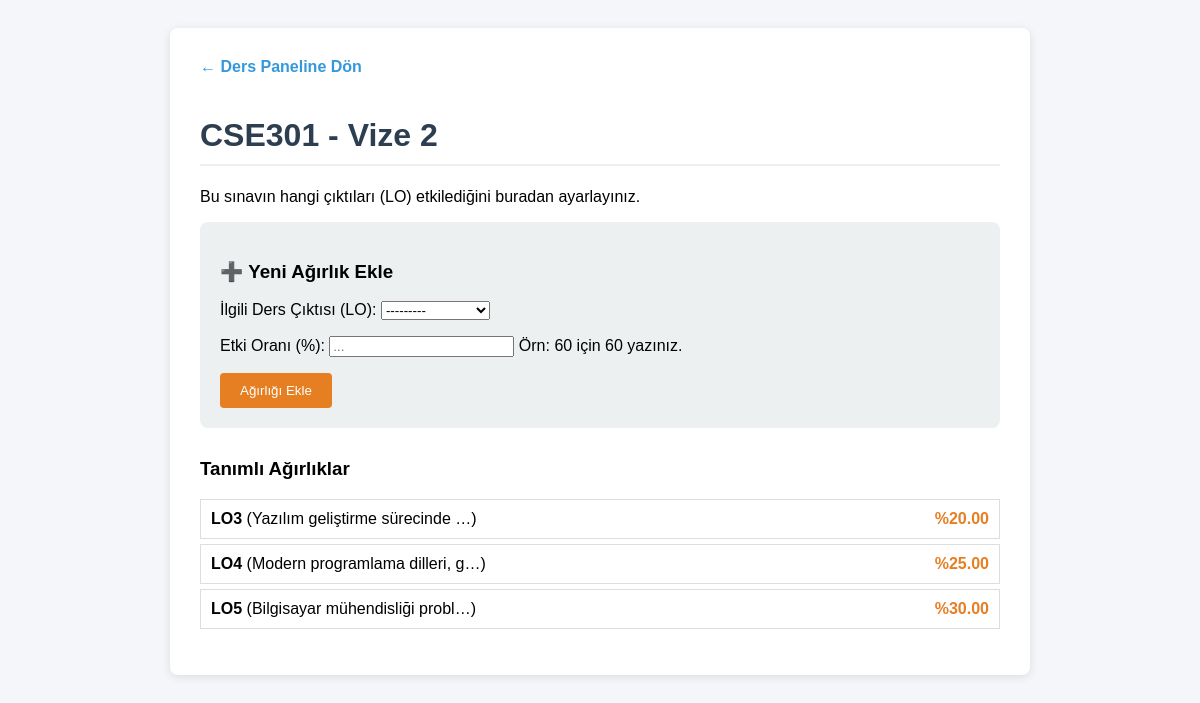
Page /assessment/16/ (signed in) on the committed database.
### academic/models.py (models this page shows, shortened)
class Assessment(models.Model):
    course = models.ForeignKey(Course, on_delete=models.CASCADE)
    name = models.CharField(max_length=100)  # Örn: Midterm 1
    date = models.DateField(auto_now_add=True)
    weight = models.IntegerField(
        default=0, help_text="Genel not ortalamasına etkisi (%)"
    )

class Course(models.Model):
    teacher = models.ForeignKey(
        User, on_delete=models.SET_NULL, null=True, blank=True, related_name="courses"
    )
    code = models.CharField(max_length=20)
    name = models.CharField(max_length=100)
    semester = models.ForeignKey(Semester, on_delete=models.CASCADE)

class AssessmentWeight(models.Model):
    assessment = models.ForeignKey(Assessment, on_delete=models.CASCADE)
    learning_outcome = models.ForeignKey(LearningOutcome, on_delete=models.CASCADE)
    percentage = models.DecimalField(
        max_digits=5, decimal_places=2, help_text="Örn: 60 için 60 yazınız."
    )

class LearningOutcome(models.Model):
    course = models.ForeignKey(Course, on_delete=models.CASCADE)
    code = models.CharField(max_length=10)  # Örn: LO1
    description = models.TextField()
    program_outcomes = models.ManyToManyField(ProgramOutcome, through="OutcomeMapping")
    def __str__(self):
        return f"{self.course.code} - {self.code}"

### academic/views.py (the view)
@login_required
@user_passes_test(is_teacher)
def assessment_detail(request, assessment_id):
    assessment = get_object_or_404(Assessment, id=assessment_id)
    weights = AssessmentWeight.objects.filter(assessment=assessment)
    if request.method == "POST":
        form = AssessmentWeightForm(request.POST)
        if form.is_valid():
            weight = form.save(commit=False)
            weight.assessment = assessment
            weight.save()
            return redirect("assessment_detail", assessment_id=assessment.id)
    else:
        form = AssessmentWeightForm()
    form.fields["learning_outcome"].queryset = LearningOutcome.objects.filter(
        course=assessment.course
    )
    return render(
        request,
        "assessment_detail.html",
        {"assessment": assessment, "weights": weights, "form": form},
    )

### academic/forms.py
class AssessmentWeightForm(forms.ModelForm):
    class Meta:
        model = AssessmentWeight
        fields = ["learning_outcome", "percentage"]
        labels = {
            "learning_outcome": "İlgili Ders Çıktısı (LO)",
            "percentage": "Etki Oranı (%)",
        }
    def __init__(self, *args, **kwargs):
        super().__init__(*args, **kwargs)
        for field in self.fields:
            self.fields[field].widget.attrs.update(
                {"class": "form-control", "placeholder": "..."}
            )

### academic/views.py (called while the page is built)
def is_teacher(user):
    return (
        user.groups.filter(name__in=["Öğretmen", "Bölüm Başkanı"]).exists()
        or user.is_superuser
    )

### academic/templates/assessment_detail.html (shortened to what this page needs)
<!DOCTYPE html>
<html lang="tr">
<head>
</head>
<body>
<div class="container">
    <a href="{% url 'course_dashboard' assessment.course.id %}" class="back-btn">← Ders Paneline Dön</a>
    <h1>{{ assessment.course.code }} - {{ assessment.name }}</h1>
    <p>Bu sınavın hangi çıktıları (LO) etkilediğini buradan ayarlayınız.</p>
    <div class="form-box">
        <h3>➕ Yeni Ağırlık Ekle</h3>
        <form method="post">
            {{ form.as_p }}
            <button type="submit">Ağırlığı Ekle</button>
        </form>
    </div>
    <h3>Tanımlı Ağırlıklar</h3>
    <ul>
        {% for w in weights %}
            <li>
                <span><strong>{{ w.learning_outcome.code }}</strong> ({{ w.learning_outcome.description|truncatechars:30 }})</span>
                <span style="color: #e67e22; font-weight: bold;">%{{ w.percentage }}</span>
            </li>
        {% empty %}
            <li style="color: #999;">Henüz bir ağırlık tanımlanmadı.</li>
        {% endfor %}
    </ul>
</div>
</body>
</html>

### academic/templates/assessment_detail.html (style rules this page uses)
body { font-family: sans-serif; background-color: #f4f6f9; padding: 20px; }
.container { max-width: 800px; margin: 0 auto; background: white; padding: 30px; border-radius: 8px; box-shadow: 0 2px 10px rgba(0,0,0,0.1); }
h1 { color: #2c3e50; border-bottom: 2px solid #eee; padding-bottom: 10px; }
.back-btn { display: inline-block; margin-bottom: 20px; text-decoration: none; color: #3498db; font-weight: bold; }
.form-box { background: #ecf0f1; padding: 20px; border-radius: 8px; margin-bottom: 30px; }
button { background-color: #e67e22; color: white; border: none; padding: 10px 20px; border-radius: 4px; cursor: pointer; }
ul { list-style: none; padding: 0; }
ul li { background: #fff; border: 1px solid #ddd; padding: 10px; margin-bottom: 5px; display: flex; justify-content: space-between; }

### rows in the picture
Assessment: course.code "CSE301", name "Vize 2"
AssessmentWeight: learning_outcome.code "LO3", learning_outcome.description "Yazılım geliştirme sürecinde …", percentage "20.00"
AssessmentWeight: learning_outcome.code "LO4", learning_outcome.description "Modern programlama dilleri, g…", percentage "25.00"
AssessmentWeight: learning_outcome.code "LO5", learning_outcome.description "Bilgisayar mühendisliği probl…", percentage "30.00"
